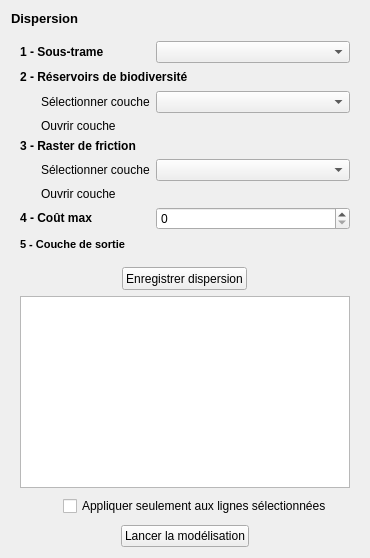
             <widget class="QWidget" name="dispersionTab">
              <attribute name="title">
               <string>7 - Dispersion</string>
              </attribute>
              <layout class="QVBoxLayout" name="verticalLayout_17">
               <item>
                <widget class="QLabel" name="label_28">
                 <property name="font">
                  <font>
                   <pointsize>10</pointsize>
                   <weight>75</weight>
                   <bold>true</bold>
                  </font>
                 </property>
                 <property name="text">
                  <string>Dispersion</string>
                 </property>
                </widget>
               </item>
               <item>
                <widget class="QFrame" name="frame_18">
                 <property name="frameShape">
                  <enum>QFrame::NoFrame</enum>
                 </property>
                 <property name="frameShadow">
                  <enum>QFrame::Raised</enum>
                 </property>
                 <layout class="QGridLayout" name="gridLayout_10">
                  <item row="0" column="0" colspan="2">
                   <widget class="QLabel" name="costSTLabel">
                    <property name="sizePolicy">
                     <sizepolicy hsizetype="Fixed" vsizetype="Fixed">
                      <horstretch>0</horstretch>
                      <verstretch>0</verstretch>
                     </sizepolicy>
                    </property>
                    <property name="minimumSize">
                     <size>
                      <width>0</width>
                      <height>16</height>
                     </size>
                    </property>
                    <property name="font">
                     <font>
                      <weight>75</weight>
                      <bold>true</bold>
                     </font>
                    </property>
                    <property name="text">
                     <string>1 - Sous-trame</string>
                    </property>
                   </widget>
                  </item>
                  <item row="0" column="2">
                   <widget class="QComboBox" name="costSTCombo">
                    <property name="sizePolicy">
                     <sizepolicy hsizetype="Expanding" vsizetype="Fixed">
                      <horstretch>0</horstretch>
                      <verstretch>0</verstretch>
                     </sizepolicy>
                    </property>
                    <property name="minimumSize">
                     <size>
                      <width>100</width>
                      <height>0</height>
                     </size>
                    </property>
                   </widget>
                  </item>
                  <item row="1" column="0" colspan="3">
                   <widget class="QLabel" name="costStartRasterLabel">
                    <property name="sizePolicy">
                     <sizepolicy hsizetype="Fixed" vsizetype="Fixed">
                      <horstretch>0</horstretch>
                      <verstretch>0</verstretch>
                     </sizepolicy>
                    </property>
                    <property name="minimumSize">
                     <size>
                      <width>0</width>
                      <height>16</height>
                     </size>
                    </property>
                    <property name="font">
                     <font>
                      <weight>75</weight>
                      <bold>true</bold>
                     </font>
                    </property>
                    <property name="text">
                     <string>2 - Réservoirs de biodiversité</string>
                    </property>
                   </widget>
                  </item>
                  <item row="2" column="0">
                   <spacer name="horizontalSpacer_16">
                    <property name="orientation">
                     <enum>Qt::Horizontal</enum>
                    </property>
                    <property name="sizeType">
                     <enum>QSizePolicy::Fixed</enum>
                    </property>
                    <property name="sizeHint" stdset="0">
                     <size>
                      <width>15</width>
                      <height>13</height>
                     </size>
                    </property>
                   </spacer>
                  </item>
                  <item row="2" column="1">
                   <widget class="QLabel" name="costStartRasterLabel_2">
                    <property name="sizePolicy">
                     <sizepolicy hsizetype="Fixed" vsizetype="Fixed">
                      <horstretch>0</horstretch>
                      <verstretch>0</verstretch>
                     </sizepolicy>
                    </property>
                    <property name="minimumSize">
                     <size>
                      <width>0</width>
                      <height>13</height>
                     </size>
                    </property>
                    <property name="text">
                     <string>Sélectionner couche</string>
                    </property>
                   </widget>
                  </item>
                  <item row="2" column="2">
                   <widget class="QgsMapLayerComboBox" name="costStartLayerCombo">
                    <property name="sizePolicy">
                     <sizepolicy hsizetype="Expanding" vsizetype="Fixed">
                      <horstretch>0</horstretch>
                      <verstretch>0</verstretch>
                     </sizepolicy>
                    </property>
                    <property name="minimumSize">
                     <size>
                      <width>100</width>
                      <height>0</height>
                     </size>
                    </property>
                   </widget>
                  </item>
                  <item row="3" column="0">
                   <spacer name="horizontalSpacer_17">
                    <property name="orientation">
                     <enum>Qt::Horizontal</enum>
                    </property>
                    <property name="sizeType">
                     <enum>QSizePolicy::Fixed</enum>
                    </property>
                    <property name="sizeHint" stdset="0">
                     <size>
                      <width>15</width>
                      <height>13</height>
                     </size>
                    </property>
                   </spacer>
                  </item>
                  <item row="3" column="1">
                   <widget class="QLabel" name="costStartRasterLabel_3">
                    <property name="sizePolicy">
                     <sizepolicy hsizetype="Fixed" vsizetype="Fixed">
                      <horstretch>0</horstretch>
                      <verstretch>0</verstretch>
                     </sizepolicy>
                    </property>
                    <property name="minimumSize">
                     <size>
                      <width>0</width>
                      <height>13</height>
                     </size>
                    </property>
                    <property name="text">
                     <string>Ouvrir couche</string>
                    </property>
                   </widget>
                  </item>
                  <item row="3" column="2">
                   <widget class="QgsFileWidget" name="costStartLayer">
                    <property name="sizePolicy">
                     <sizepolicy hsizetype="Expanding" vsizetype="Fixed">
                      <horstretch>0</horstretch>
                      <verstretch>0</verstretch>
                     </sizepolicy>
                    </property>
                    <property name="minimumSize">
                     <size>
                      <width>100</width>
                      <height>0</height>
                     </size>
                    </property>
                   </widget>
                  </item>
                  <item row="4" column="0" colspan="2">
                   <widget class="QLabel" name="costPermRasterLabel">
                    <property name="sizePolicy">
                     <sizepolicy hsizetype="Fixed" vsizetype="Fixed">
                      <horstretch>0</horstretch>
                      <verstretch>0</verstretch>
                     </sizepolicy>
                    </property>
                    <property name="font">
                     <font>
                      <weight>75</weight>
                      <bold>true</bold>
                     </font>
                    </property>
                    <property name="text">
                     <string>3 - Raster de friction</string>
                    </property>
                   </widget>
                  </item>
                  <item row="5" column="0">
                   <spacer name="horizontalSpacer_18">
                    <property name="orientation">
                     <enum>Qt::Horizontal</enum>
                    </property>
                    <property name="sizeType">
                     <enum>QSizePolicy::Fixed</enum>
                    </property>
                    <property name="sizeHint" stdset="0">
                     <size>
                      <width>15</width>
                      <height>13</height>
                     </size>
                    </property>
                   </spacer>
                  </item>
                  <item row="5" column="1">
                   <widget class="QLabel" name="costStartRasterLabel_4">
                    <property name="sizePolicy">
                     <sizepolicy hsizetype="Fixed" vsizetype="Fixed">
                      <horstretch>0</horstretch>
                      <verstretch>0</verstretch>
                     </sizepolicy>
                    </property>
                    <property name="minimumSize">
                     <size>
                      <width>0</width>
                      <height>13</height>
                     </size>
                    </property>
                    <property name="text">
                     <string>Sélectionner couche</string>
                    </property>
                   </widget>
                  </item>
                  <item row="5" column="2">
                   <widget class="QgsMapLayerComboBox" name="costPermRasterCombo">
                    <property name="sizePolicy">
                     <sizepolicy hsizetype="Expanding" vsizetype="Fixed">
                      <horstretch>0</horstretch>
                      <verstretch>0</verstretch>
                     </sizepolicy>
                    </property>
                    <property name="minimumSize">
                     <size>
                      <width>100</width>
                      <height>0</height>
                     </size>
                    </property>
                   </widget>
                  </item>
                  <item row="6" column="0">
                   <spacer name="horizontalSpacer_19">
                    <property name="orientation">
                     <enum>Qt::Horizontal</enum>
                    </property>
                    <property name="sizeType">
                     <enum>QSizePolicy::Fixed</enum>
                    </property>
                    <property name="sizeHint" stdset="0">
                     <size>
                      <width>15</width>
                      <height>13</height>
                     </size>
                    </property>
                   </spacer>
                  </item>
                  <item row="6" column="1">
                   <widget class="QLabel" name="costStartRasterLabel_5">
                    <property name="sizePolicy">
                     <sizepolicy hsizetype="Fixed" vsizetype="Fixed">
                      <horstretch>0</horstretch>
                      <verstretch>0</verstretch>
                     </sizepolicy>
                    </property>
                    <property name="minimumSize">
                     <size>
                      <width>0</width>
                      <height>13</height>
                     </size>
                    </property>
                    <property name="text">
                     <string>Ouvrir couche</string>
                    </property>
                   </widget>
                  </item>
                  <item row="6" column="2">
                   <widget class="QgsFileWidget" name="costPermRaster">
                    <property name="sizePolicy">
                     <sizepolicy hsizetype="Expanding" vsizetype="Fixed">
                      <horstretch>0</horstretch>
                      <verstretch>0</verstretch>
                     </sizepolicy>
                    </property>
                   </widget>
                  </item>
                  <item row="7" column="0" colspan="2">
                   <widget class="QLabel" name="costMaxCost">
                    <property name="sizePolicy">
                     <sizepolicy hsizetype="Preferred" vsizetype="Fixed">
                      <horstretch>0</horstretch>
                      <verstretch>0</verstretch>
                     </sizepolicy>
                    </property>
                    <property name="minimumSize">
                     <size>
                      <width>0</width>
                      <height>16</height>
                     </size>
                    </property>
                    <property name="font">
                     <font>
                      <weight>75</weight>
                      <bold>true</bold>
                     </font>
                    </property>
                    <property name="text">
                     <string>4 - Coût max</string>
                    </property>
                   </widget>
                  </item>
                  <item row="7" column="2">
                   <widget class="QgsSpinBox" name="costMaxVal">
                    <property name="sizePolicy">
                     <sizepolicy hsizetype="Expanding" vsizetype="Fixed">
                      <horstretch>0</horstretch>
                      <verstretch>0</verstretch>
                     </sizepolicy>
                    </property>
                    <property name="minimumSize">
                     <size>
                      <width>100</width>
                      <height>16</height>
                     </size>
                    </property>
                    <property name="maximum">
                     <number>999999999</number>
                    </property>
                   </widget>
                  </item>
                  <item row="8" column="0" colspan="2">
                   <widget class="QLabel" name="dispOutLayerLabel">
                    <property name="sizePolicy">
                     <sizepolicy hsizetype="Preferred" vsizetype="Fixed">
                      <horstretch>0</horstretch>
                      <verstretch>0</verstretch>
                     </sizepolicy>
                    </property>
                    <property name="minimumSize">
                     <size>
                      <width>0</width>
                      <height>16</height>
                     </size>
                    </property>
                    <property name="font">
                     <font>
                      <pointsize>8</pointsize>
                      <weight>75</weight>
                      <bold>true</bold>
                     </font>
                    </property>
                    <property name="text">
                     <string>5 - Couche de sortie</string>
                    </property>
                   </widget>
                  </item>
                  <item row="8" column="2">
                   <widget class="QgsFileWidget" name="costOutLayer">
                    <property name="sizePolicy">
                     <sizepolicy hsizetype="Preferred" vsizetype="Fixed">
                      <horstretch>0</horstretch>
                      <verstretch>0</verstretch>
                     </sizepolicy>
                    </property>
                   </widget>
                  </item>
                 </layout>
                </widget>
               </item>
               <item>
                <widget class="QFrame" name="frame_19">
                 <property name="frameShape">
                  <enum>QFrame::NoFrame</enum>
                 </property>
                 <property name="frameShadow">
                  <enum>QFrame::Raised</enum>
                 </property>
                 <layout class="QVBoxLayout" name="verticalLayout_16">
                  <property name="leftMargin">
                   <number>9</number>
                  </property>
                  <property name="topMargin">
                   <number>0</number>
                  </property>
                  <property name="bottomMargin">
                   <number>0</number>
                  </property>
                  <item>
                   <widget class="QFrame" name="frame_20">
                    <property name="minimumSize">
                     <size>
                      <width>0</width>
                      <height>23</height>
                     </size>
                    </property>
                    <property name="frameShape">
                     <enum>QFrame::NoFrame</enum>
                    </property>
                    <property name="frameShadow">
                     <enum>QFrame::Raised</enum>
                    </property>
                    <layout class="QHBoxLayout" name="horizontalLayout_12">
                     <property name="spacing">
                      <number>0</number>
                     </property>
                     <property name="leftMargin">
                      <number>0</number>
                     </property>
                     <property name="topMargin">
                      <number>0</number>
                     </property>
                     <property name="rightMargin">
                      <number>0</number>
                     </property>
                     <property name="bottomMargin">
                      <number>0</number>
                     </property>
                     <item>
                      <widget class="QPushButton" name="costAdd">
                       <property name="sizePolicy">
                        <sizepolicy hsizetype="Maximum" vsizetype="Fixed">
                         <horstretch>0</horstretch>
                         <verstretch>0</verstretch>
                        </sizepolicy>
                       </property>
                       <property name="minimumSize">
                        <size>
                         <width>0</width>
                         <height>23</height>
                        </size>
                       </property>
                       <property name="text">
                        <string>Enregistrer dispersion</string>
                       </property>
                       <property name="icon">
                        <iconset resource="../BioDispersal/resources.qrc">
                         <normaloff>:/plugins/eco_cont/icons/mActionFileSave.svg</normaloff>:/plugins/eco_cont/icons/mActionFileSave.svg</iconset>
                       </property>
                      </widget>
                     </item>
                    </layout>
                   </widget>
                  </item>
                  <item>
                   <widget class="QTableView" name="costView">
                    <property name="dragEnabled">
                     <bool>false</bool>
                    </property>
                    <property name="alternatingRowColors">
                     <bool>true</bool>
                    </property>
                    <property name="selectionBehavior">
                     <enum>QAbstractItemView::SelectRows</enum>
                    </property>
                    <property name="sortingEnabled">
                     <bool>true</bool>
                    </property>
                   </widget>
                  </item>
                  <item>
                   <widget class="QFrame" name="frame_34">
                    <property name="sizePolicy">
                     <sizepolicy hsizetype="Expanding" vsizetype="Fixed">
                      <horstretch>0</horstretch>
                      <verstretch>0</verstretch>
                     </sizepolicy>
                    </property>
                    <property name="minimumSize">
                     <size>
                      <width>0</width>
                      <height>16</height>
                     </size>
                    </property>
                    <property name="frameShape">
                     <enum>QFrame::NoFrame</enum>
                    </property>
                    <property name="frameShadow">
                     <enum>QFrame::Raised</enum>
                    </property>
                    <layout class="QHBoxLayout" name="horizontalLayout_20">
                     <property name="spacing">
                      <number>0</number>
                     </property>
                     <property name="leftMargin">
                      <number>3</number>
                     </property>
                     <property name="topMargin">
                      <number>0</number>
                     </property>
                     <property name="rightMargin">
                      <number>3</number>
                     </property>
                     <property name="bottomMargin">
                      <number>0</number>
                     </property>
                     <item>
                      <widget class="QToolButton" name="costRemove">
                       <property name="minimumSize">
                        <size>
                         <width>25</width>
                         <height>25</height>
                        </size>
                       </property>
                       <property name="toolTip">
                        <string>Supprimer les lignes sélectionnées</string>
                       </property>
                       <property name="text">
                        <string/>
                       </property>
                       <property name="icon">
                        <iconset resource="../BioDispersal/resources.qrc">
                         <normaloff>:/plugins/eco_cont/icons/mActionDeleteSelected.svg</normaloff>:/plugins/eco_cont/icons/mActionDeleteSelected.svg</iconset>
                       </property>
                       <property name="autoRaise">
                        <bool>true</bool>
                       </property>
                      </widget>
                     </item>
                     <item>
                      <spacer name="horizontalSpacer_21">
                       <property name="orientation">
                        <enum>Qt::Horizontal</enum>
                       </property>
                       <property name="sizeType">
                        <enum>QSizePolicy::Expanding</enum>
                       </property>
                       <property name="sizeHint" stdset="0">
                        <size>
                         <width>15</width>
                         <height>13</height>
                        </size>
                       </property>
                      </spacer>
                     </item>
                     <item>
                      <widget class="QCheckBox" name="costRunOnlySelection">
                       <property name="sizePolicy">
                        <sizepolicy hsizetype="Preferred" vsizetype="Fixed">
                         <horstretch>0</horstretch>
                         <verstretch>0</verstretch>
                        </sizepolicy>
                       </property>
                       <property name="minimumSize">
                        <size>
                         <width>0</width>
                         <height>16</height>
                        </size>
                       </property>
                       <property name="text">
                        <string>Appliquer seulement aux lignes sélectionnées</string>
                       </property>
                      </widget>
                     </item>
                     <item>
                      <spacer name="horizontalSpacer_20">
                       <property name="orientation">
                        <enum>Qt::Horizontal</enum>
                       </property>
                       <property name="sizeType">
                        <enum>QSizePolicy::Expanding</enum>
                       </property>
                       <property name="sizeHint" stdset="0">
                        <size>
                         <width>15</width>
                         <height>13</height>
                        </size>
                       </property>
                      </spacer>
                     </item>
                    </layout>
                   </widget>
                  </item>
                  <item>
                   <widget class="QFrame" name="frame_21">
                    <property name="frameShape">
                     <enum>QFrame::NoFrame</enum>
                    </property>
                    <property name="frameShadow">
                     <enum>QFrame::Raised</enum>
                    </property>
                    <layout class="QHBoxLayout" name="horizontalLayout_13">
                     <property name="spacing">
                      <number>0</number>
                     </property>
                     <property name="leftMargin">
                      <number>0</number>
                     </property>
                     <property name="topMargin">
                      <number>0</number>
                     </property>
                     <property name="rightMargin">
                      <number>0</number>
                     </property>
                     <property name="bottomMargin">
                      <number>0</number>
                     </property>
                     <item>
                      <widget class="QPushButton" name="costRun">
                       <property name="sizePolicy">
                        <sizepolicy hsizetype="Fixed" vsizetype="Fixed">
                         <horstretch>0</horstretch>
                         <verstretch>0</verstretch>
                        </sizepolicy>
                       </property>
                       <property name="text">
                        <string>Lancer la modélisation</string>
                       </property>
                       <property name="icon">
                        <iconset resource="../BioDispersal/resources.qrc">
                         <normaloff>:/plugins/eco_cont/icons/play.svg</normaloff>:/plugins/eco_cont/icons/play.svg</iconset>
                       </property>
                      </widget>
                     </item>
                    </layout>
                   </widget>
                  </item>
                 </layout>
                </widget>
               </item>
              </layout>
             </widget>
